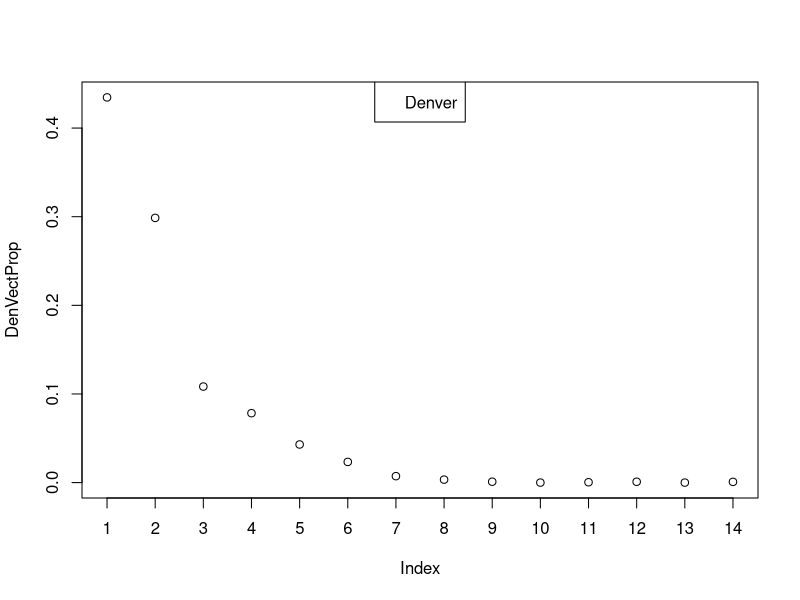
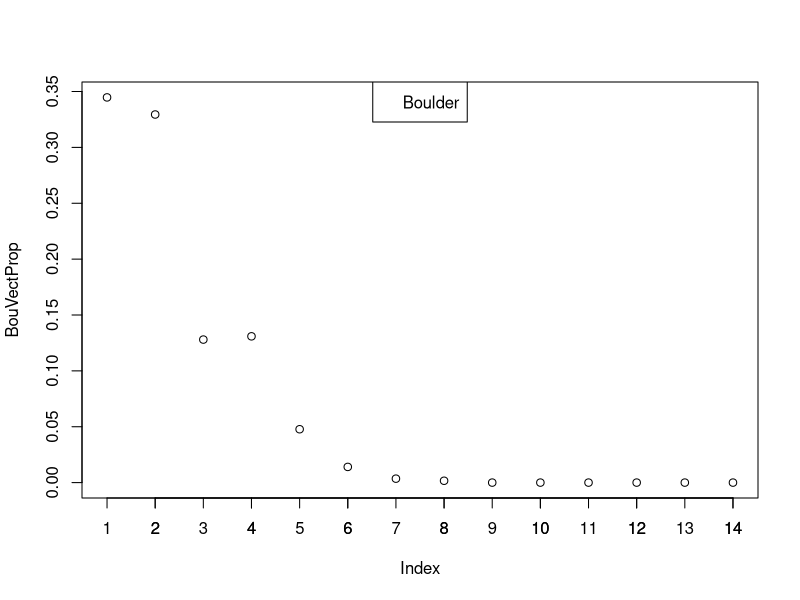
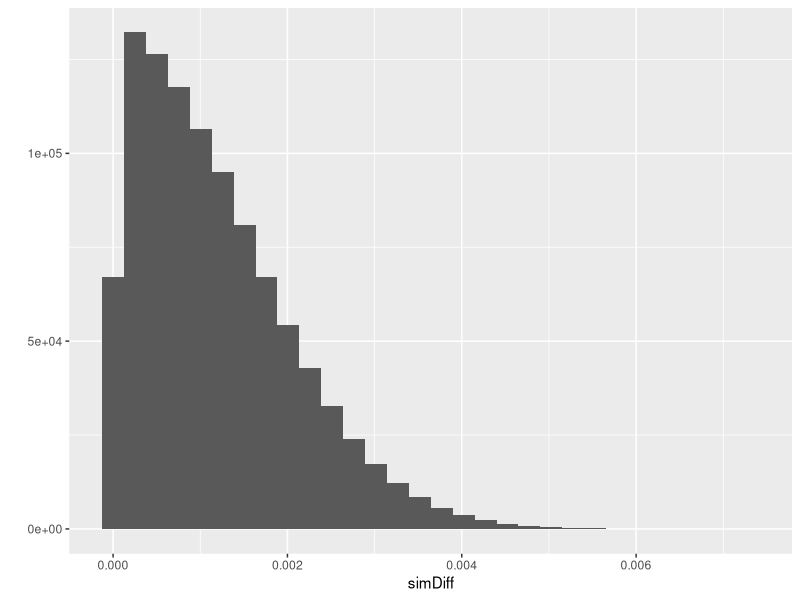

These figures' R source, in order:
## ---- chunk 1
knitr::opts_chunk$set(echo = TRUE)
library(tidyverse)
library(ggplot2)
library(knitr)
library(plyr)
## ---- chunk 2
#Read in the dataset:
dat <- read.csv("ps1_data.csv")

#Calculate the number of Denver and Boulder families:
sumDenver <- sum(dat$hhwt[dat$county == "Denver"])
sumBoulder <- sum(dat$hhwt[dat$county == "Boulder"])

#Print:
cat("Denver: ", sumDenver)
cat("Boulder: ", sumBoulder)
## ---- chunk 3
#Grab the total Denver and Boulder 2-Person Families:
denver2Person <- sum(dat$hhwt[dat$county == "Denver"& dat$FAMSIZE ==2])
boulder2Person <- sum(dat$hhwt[dat$county == "Boulder"& dat$FAMSIZE ==2])

#Take their proportions:
denverProp <- denver2Person/sumDenver
boulderProp <- boulder2Person/sumBoulder

#Calculate the total sum and total proportion of two-person families:
totalSum <- sumDenver+sumBoulder
total2Prop <- (denver2Person+boulder2Person)/totalSum


#Print:
cat("Denver Proportion: ", denverProp)
cat("Boulder Proportion: ", boulderProp)
cat("Total Proportion: ", total2Prop)

## ---- chunk 4
#Print out the formatted desired data:
x <- aggregate(hhwt~FAMSIZE+county, data = dat, sum)
print(x)

## ---- chunk 5
DenVector = vector("numeric", max(dat$FAMSIZE))
BouVector = vector("numeric", max(dat$FAMSIZE))

for(i in min(dat$FAMSIZE):max(dat$FAMSIZE)){
  for(j in 1:nrow(dat)){
    if(dat$FAMSIZE[j]==i){
      if(dat$county[j]=="Denver"){DenVector[i]=DenVector[i]+dat$hhwt[j]}
      else{BouVector[i]=BouVector[i]+dat$hhwt[j]}
    }
  }
}

DenVectProp = vector("numeric", max(dat$FAMSIZE))
BouVectProp = vector("numeric", max(dat$FAMSIZE))
for(i in 1:max(dat$FAMSIZE)){
  DenVectProp[i] = DenVector[i]/sumDenver
  BouVectProp[i] = BouVector[i]/sumBoulder
}
plot(DenVectProp, xaxt="n")
legend("top", legend="Denver")
axis(1, at=1:14, labels=1:14)
plot(BouVectProp)
legend("top", legend="Boulder")
axis(1, at=1:14, labels=1:14)
## ---- chunk 6

#run 1000000 times
n<-1000000
size<-max(dat$FAMSIZE)

#Run rbinom simulations on Denver and Boulder with the given probability:
simDenver<-rbinom(n, round(sumDenver),0.3089352)
simBoulder <- rbinom(n , round(sumBoulder),0.3089352 )

#Calculate the Proportions:
twosPropD <- simDenver/sumDenver #proportion of Denver 2 person families
twosPropB <- simBoulder/sumBoulder #proportion of Boulder 2 person families
  
#Take the propotion difference for the simulation and actual data set:
simDiff <- abs(twosPropD-twosPropB)
actDiff <- abs(denverProp - boulderProp)
  
#Used to show how far off the simulated proportion is from the actual proportion:    
qplot(simDiff)

#How many simmulated plots are greater than or equal to the actual difference?
output <- mean(actDiff <= simDiff)
cat("The number of simulated plots that are greater than or equal to the actual difference: ", output)
#moral of story : our simulated model doesn't match at all the actual data, 
#and thus it's very unlikely that this level of inequality would have happened by accident. 
## ---- chunk 7
n<-100000
nDenverSample<-sum(dat$county=="Denver")
nBoulderSample<-sum(dat$county=="Boulder")

Dens <- dat$county=="Denver"

samDenTwos=0
samBouTwos=0

for (i in 1:nrow(dat)){
  if (Dens[i] == TRUE){
    samDenTwos = samDenTwos + 1
  }else{
    samBouTwos = samBouTwos + 1
  }
}


#Assign families randomly to counties
simDenSample<-rbinom(n, nrow(dat), nDenverSample/nrow(dat))
simBouSample<-rbinom(n, nrow(dat), nBoulderSample/nrow(dat))

#Caluclate mean value from assigning families randomly to counties
propDenSample = mean(simDenSample)
propBouSample = mean(simBouSample)

#Count the number of two person families in the sample and caluclate the proportions
sampTwos = sum(dat$FAMSIZE==2)
propTwos = sampTwos/(nrow(dat))

simDenTwos<-rbinom(n, round(propDenSample), propTwos)
simBouTwos<-rbinom(n, round(propBouSample), propTwos)

#Calculate the mean value from the unweighted sample proportion of twos example
x <- mean(simDenTwos/propDenSample)
y <- mean(simBouTwos/propBouSample)

samDiff = abs(x-y)
actSamDiff = abs(samDenTwos/nrow(dat)-samBouTwos/nrow(dat))
cat("samDiff: ", samDiff)

